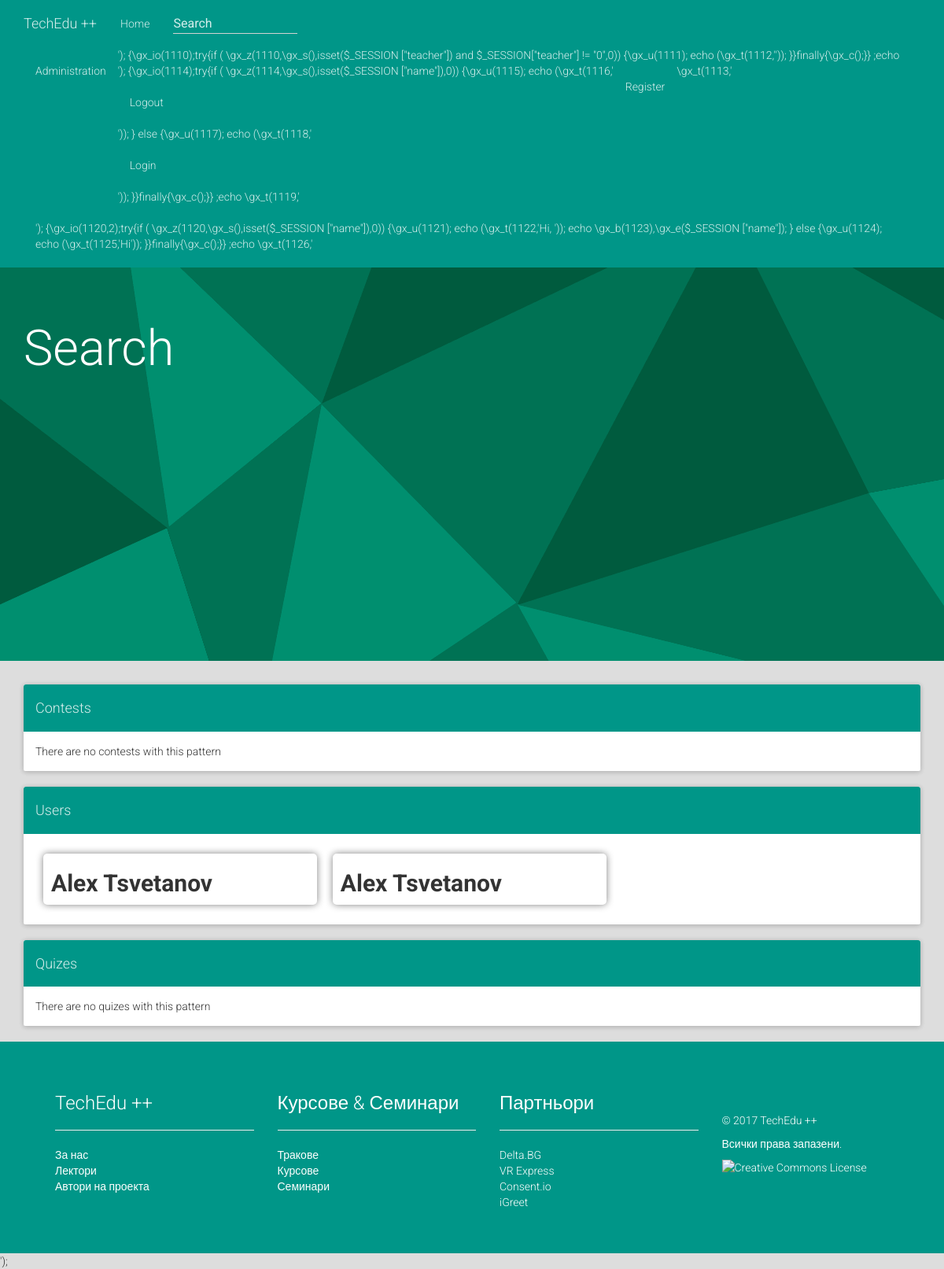
Before: /search.php?pattern=Alex Tsvetanov with the older database file.
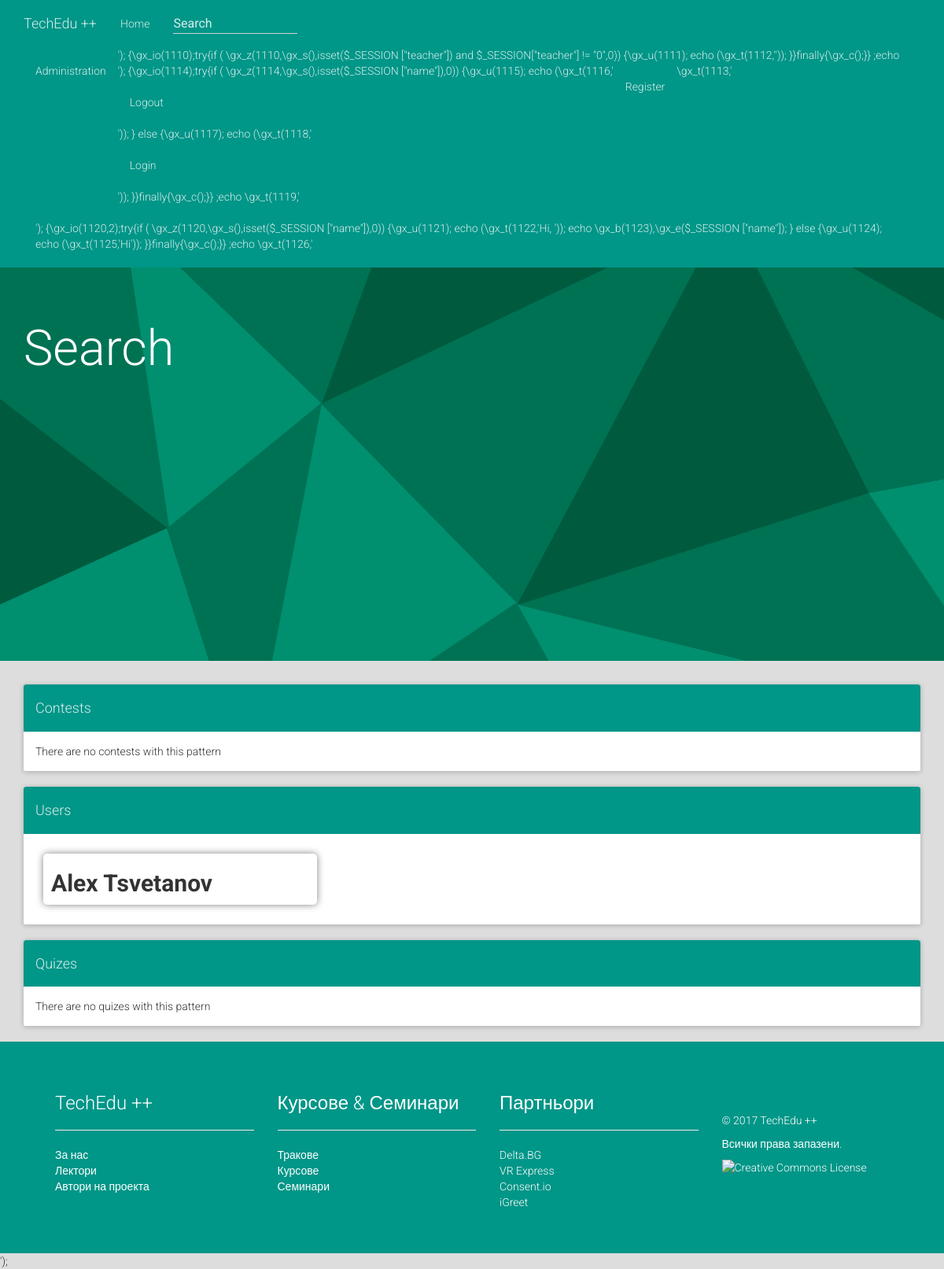
After: the same page with the newer database file.
### tables this page shows
CREATE TABLE `Users` (
  `ID` text NOT NULL,
  `Username` text NOT NULL,
  `Password` text NOT NULL,
  `Email` text NOT NULL,
  `Name` text NOT NULL,
  `Teacher` tinyint(1) NOT NULL DEFAULT '0'
);

### lib/mysql.php (called while the page is built, shortened)
<?php
	class MySQL
	{
		public  $servername = "localhost";
		private $username = "root";
		private $password = "tts2002";
		protected $conn;
		function __construct (string $dbname_param)
		{
			$this->dbname = $dbname_param;
			$this->conn = new mysqli ($this->servername, $this->username, $this->password, $this->dbname);
		}
		function query (string $command)
		{
			return ($this->conn->query ($command));
		}
	}
?>

### search.php (the view, shortened to what this page needs)
<?php
	include_once ($_SERVER["DOCUMENT_ROOT"] . "/lib/mysql.php");
	$dbname = "judge";
	$conn = new MySQL ($dbname);
	$users = $conn->query ($sql = "SELECT * FROM `Users` WHERE `Name` LIKE \"%{$_REQUEST["pattern"]}%\"");
	$users_html = "";
	while ($users->num_rows > 0 and $row = $users->fetch_assoc ())
	{
		$users_html = $users_html . "<div class=\"course-item col-md-4\"><h2 id=\"{$row["ID"]}\">{$row["Name"]}</h2></div>";
	}
	$contests_html = "";
	$quizes_html = "";
	if ($contests_html == "")
		$contests_html = "There are no contests with this pattern";
	if ($quizes_html == "")
		$quizes_html = "There are no quizes with this pattern";
	echo
		str_replace (
			"{{contests}}",
			$contests_html,
			str_replace (
				"{{users}}",
				$users_html,
				str_replace (
					"{{quizes}}",
					$quizes_html,
					file_get_contents($_SERVER["DOCUMENT_ROOT"] . "/lib/search_template.php")
				)
			)
		);
?>

Changed rows visible on the page:
removed users: Name "Alex Tsvetanov"
